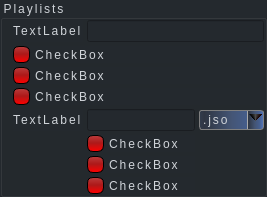
               <widget class="QGroupBox" name="playlist_box">
                <property name="styleSheet">
                 <string notr="true">background-color: #24292E ;
font: 10pt &quot;MS Shell Dlg 2&quot;;
letter-spacing: 2px;
word-spacing: 1.4px;
color: #D0D4D9;
</string>
                </property>
                <property name="title">
                 <string>Playlists</string>
                </property>
                <property name="flat">
                 <bool>true</bool>
                </property>
                <property name="checkable">
                 <bool>false</bool>
                </property>
                <layout class="QGridLayout" name="gridLayout_27">
                 <property name="leftMargin">
                  <number>10</number>
                 </property>
                 <property name="topMargin">
                  <number>0</number>
                 </property>
                 <property name="rightMargin">
                  <number>0</number>
                 </property>
                 <property name="bottomMargin">
                  <number>0</number>
                 </property>
                 <property name="spacing">
                  <number>0</number>
                 </property>
                 <item row="0" column="0">
                  <layout class="QVBoxLayout" name="verticalLayout_9">
                   <property name="spacing">
                    <number>4</number>
                   </property>
                   <item>
                    <layout class="QHBoxLayout" name="horizontalLayout_26">
                     <item>
                      <widget class="QLabel" name="label_17">
                       <property name="text">
                        <string>TextLabel</string>
                       </property>
                      </widget>
                     </item>
                     <item>
                      <widget class="QLineEdit" name="lineEdit_6"/>
                     </item>
                    </layout>
                   </item>
                   <item>
                    <layout class="QVBoxLayout" name="verticalLayout_10">
                     <item>
                      <widget class="QCheckBox" name="checkBox_31">
                       <property name="styleSheet">
                        <string notr="true">QCheckBox {
    spacing: 5px;
}
QCheckBox::indicator {
    width: 13px;
    height: 13px;
}
QCheckBox::indicator:unchecked {
background-color: qlineargradient(spread:reflect, x1:0.54, y1:1, x2:0.534, y2:0, stop:0 rgba(255, 0, 0, 255), stop:0.528409 rgba(173, 25, 25, 255), stop:1 rgba(187, 60, 60, 255));
border-style: outset;
border-width: 1px;
border-radius: 6px;
border-color: #000000;
min-width: 1em;
padding: 1px;
}
QCheckBox::indicator:checked {
background-color: qlineargradient(spread:reflect, x1:0.54, y1:1, x2:0.534, y2:0, stop:0 rgba(0, 255, 18, 255), stop:0.306818 rgba(10, 171, 24, 255), stop:0.636364 rgba(25, 173, 41, 255), stop:0.994318 rgba(33, 104, 47, 255));
border-style: outset;
border-width: 1px;
border-radius: 6px;
border-color: #000000;
min-width: 1em;
padding: 1px;
}</string>
                       </property>
                       <property name="text">
                        <string>CheckBox</string>
                       </property>
                      </widget>
                     </item>
                     <item>
                      <widget class="QCheckBox" name="checkBox_32">
                       <property name="styleSheet">
                        <string notr="true">QCheckBox {
    spacing: 5px;
}
QCheckBox::indicator {
    width: 13px;
    height: 13px;
}
QCheckBox::indicator:unchecked {
background-color: qlineargradient(spread:reflect, x1:0.54, y1:1, x2:0.534, y2:0, stop:0 rgba(255, 0, 0, 255), stop:0.528409 rgba(173, 25, 25, 255), stop:1 rgba(187, 60, 60, 255));
border-style: outset;
border-width: 1px;
border-radius: 6px;
border-color: #000000;
min-width: 1em;
padding: 1px;
}
QCheckBox::indicator:checked {
background-color: qlineargradient(spread:reflect, x1:0.54, y1:1, x2:0.534, y2:0, stop:0 rgba(0, 255, 18, 255), stop:0.306818 rgba(10, 171, 24, 255), stop:0.636364 rgba(25, 173, 41, 255), stop:0.994318 rgba(33, 104, 47, 255));
border-style: outset;
border-width: 1px;
border-radius: 6px;
border-color: #000000;
min-width: 1em;
padding: 1px;
}</string>
                       </property>
                       <property name="text">
                        <string>CheckBox</string>
                       </property>
                      </widget>
                     </item>
                     <item>
                      <widget class="QCheckBox" name="checkBox_33">
                       <property name="styleSheet">
                        <string notr="true">QCheckBox {
    spacing: 5px;
}
QCheckBox::indicator {
    width: 13px;
    height: 13px;
}
QCheckBox::indicator:unchecked {
background-color: qlineargradient(spread:reflect, x1:0.54, y1:1, x2:0.534, y2:0, stop:0 rgba(255, 0, 0, 255), stop:0.528409 rgba(173, 25, 25, 255), stop:1 rgba(187, 60, 60, 255));
border-style: outset;
border-width: 1px;
border-radius: 6px;
border-color: #000000;
min-width: 1em;
padding: 1px;
}
QCheckBox::indicator:checked {
background-color: qlineargradient(spread:reflect, x1:0.54, y1:1, x2:0.534, y2:0, stop:0 rgba(0, 255, 18, 255), stop:0.306818 rgba(10, 171, 24, 255), stop:0.636364 rgba(25, 173, 41, 255), stop:0.994318 rgba(33, 104, 47, 255));
border-style: outset;
border-width: 1px;
border-radius: 6px;
border-color: #000000;
min-width: 1em;
padding: 1px;
}</string>
                       </property>
                       <property name="text">
                        <string>CheckBox</string>
                       </property>
                      </widget>
                     </item>
                    </layout>
                   </item>
                   <item>
                    <layout class="QGridLayout" name="gridLayout_26">
                     <item row="0" column="2">
                      <widget class="QComboBox" name="comboBox_5">
                       <property name="styleSheet">
                        <string notr="true">QComboBox {
    border: 1px solid gray;
    border-radius: 3px;
    padding: 1px 18px 1px 3px;
    min-width: 6em;
}

QComboBox:editable {
background-color: rgb(47, 54, 67);
}

QComboBox:!editable, QComboBox::drop-down:editable {
background-color: qlineargradient(spread:reflect, x1:0.08, y1:0, x2:1, y2:0, stop:0 rgba(47, 54, 67, 255), stop:0.454545 rgba(68, 85, 117, 255), stop:0.755682 rgba(69, 94, 142, 255), stop:1 rgba(83, 117, 182, 255));
}

/* QComboBox gets the &quot;on&quot; state when the popup is open */
QComboBox:!editable:on, QComboBox::drop-down:editable:one {
background-color: qlineargradient(spread:reflect, x1:0.08, y1:0, x2:1, y2:0, stop:0 rgba(47, 54, 67, 255), stop:0.454545 rgba(68, 85, 117, 255), stop:0.755682 rgba(69, 94, 142, 255), stop:1 rgba(83, 117, 182, 255));
}

QComboBox:on { /* shift the text when the popup opens */
    padding-top:1px;
    padding-left: 1px;
}

QComboBox::drop-down {
    subcontrol-origin: padding;
    subcontrol-position: top right;
    width: 15px;
    border-left-width: 1px;
    border-left-color: darkgray;
    border-left-style: solid; /* just a single line */
    border-top-right-radius: 3px; /* same radius as the QComboBox */
    border-bottom-right-radius: 3px;
}

QComboBox::down-arrow {
   
	background-color: qconicalgradient(cx:0.5, cy:0.523, angle:269.5, stop:0.375 rgba(255, 0, 0, 0), stop:0.375957 rgba(255, 0, 0, 0), stop:0.375982 rgba(21, 0, 0, 255), stop:0.5 rgba(75, 75, 75, 255), stop:0.619318 rgba(0, 0, 0, 255), stop:0.625 rgba(255, 255, 255, 0));
}

QComboBox::down-arrow:on { /* shift the arrow when popup is open */
    top: 1px;
    left: 1px;
}</string>
                       </property>
                       <item>
                        <property name="text">
                         <string>.json</string>
                        </property>
                       </item>
                       <item>
                        <property name="text">
                         <string>.csv</string>
                        </property>
                       </item>
                       <item>
                        <property name="text">
                         <string>.xml</string>
                        </property>
                       </item>
                      </widget>
                     </item>
                     <item row="0" column="1">
                      <widget class="QLineEdit" name="lineEdit_7"/>
                     </item>
                     <item row="0" column="0">
                      <widget class="QLabel" name="label_18">
                       <property name="text">
                        <string>TextLabel</string>
                       </property>
                      </widget>
                     </item>
                     <item row="1" column="1">
                      <layout class="QGridLayout" name="gridLayout_28">
                       <item row="0" column="0">
                        <widget class="QCheckBox" name="checkBox_34">
                         <property name="styleSheet">
                          <string notr="true">QCheckBox {
    spacing: 5px;
}
QCheckBox::indicator {
    width: 13px;
    height: 13px;
}
QCheckBox::indicator:unchecked {
background-color: qlineargradient(spread:reflect, x1:0.54, y1:1, x2:0.534, y2:0, stop:0 rgba(255, 0, 0, 255), stop:0.528409 rgba(173, 25, 25, 255), stop:1 rgba(187, 60, 60, 255));
border-style: outset;
border-width: 1px;
border-radius: 6px;
border-color: #000000;
min-width: 1em;
padding: 1px;
}
QCheckBox::indicator:checked {
background-color: qlineargradient(spread:reflect, x1:0.54, y1:1, x2:0.534, y2:0, stop:0 rgba(0, 255, 18, 255), stop:0.306818 rgba(10, 171, 24, 255), stop:0.636364 rgba(25, 173, 41, 255), stop:0.994318 rgba(33, 104, 47, 255));
border-style: outset;
border-width: 1px;
border-radius: 6px;
border-color: #000000;
min-width: 1em;
padding: 1px;
}</string>
                         </property>
                         <property name="text">
                          <string>CheckBox</string>
                         </property>
                        </widget>
                       </item>
                       <item row="2" column="0">
                        <widget class="QCheckBox" name="checkBox_35">
                         <property name="styleSheet">
                          <string notr="true">QCheckBox {
    spacing: 5px;
}
QCheckBox::indicator {
    width: 13px;
    height: 13px;
}
QCheckBox::indicator:unchecked {
background-color: qlineargradient(spread:reflect, x1:0.54, y1:1, x2:0.534, y2:0, stop:0 rgba(255, 0, 0, 255), stop:0.528409 rgba(173, 25, 25, 255), stop:1 rgba(187, 60, 60, 255));
border-style: outset;
border-width: 1px;
border-radius: 6px;
border-color: #000000;
min-width: 1em;
padding: 1px;
}
QCheckBox::indicator:checked {
background-color: qlineargradient(spread:reflect, x1:0.54, y1:1, x2:0.534, y2:0, stop:0 rgba(0, 255, 18, 255), stop:0.306818 rgba(10, 171, 24, 255), stop:0.636364 rgba(25, 173, 41, 255), stop:0.994318 rgba(33, 104, 47, 255));
border-style: outset;
border-width: 1px;
border-radius: 6px;
border-color: #000000;
min-width: 1em;
padding: 1px;
}</string>
                         </property>
                         <property name="text">
                          <string>CheckBox</string>
                         </property>
                        </widget>
                       </item>
                       <item row="1" column="0">
                        <widget class="QCheckBox" name="checkBox_36">
                         <property name="styleSheet">
                          <string notr="true">QCheckBox {
    spacing: 5px;
}
QCheckBox::indicator {
    width: 13px;
    height: 13px;
}
QCheckBox::indicator:unchecked {
background-color: qlineargradient(spread:reflect, x1:0.54, y1:1, x2:0.534, y2:0, stop:0 rgba(255, 0, 0, 255), stop:0.528409 rgba(173, 25, 25, 255), stop:1 rgba(187, 60, 60, 255));
border-style: outset;
border-width: 1px;
border-radius: 6px;
border-color: #000000;
min-width: 1em;
padding: 1px;
}
QCheckBox::indicator:checked {
background-color: qlineargradient(spread:reflect, x1:0.54, y1:1, x2:0.534, y2:0, stop:0 rgba(0, 255, 18, 255), stop:0.306818 rgba(10, 171, 24, 255), stop:0.636364 rgba(25, 173, 41, 255), stop:0.994318 rgba(33, 104, 47, 255));
border-style: outset;
border-width: 1px;
border-radius: 6px;
border-color: #000000;
min-width: 1em;
padding: 1px;
}</string>
                         </property>
                         <property name="text">
                          <string>CheckBox</string>
                         </property>
                        </widget>
                       </item>
                      </layout>
                     </item>
                    </layout>
                   </item>
                  </layout>
                 </item>
                </layout>
               </widget>
